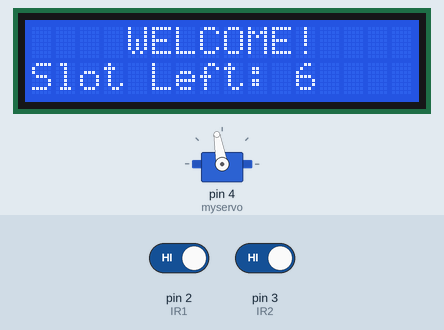
Simulated run of this sketch. Board: Arduino Uno, built with avr-gcc and run on an emulated ATmega328P. Shown: servo, 16×2 character LCD. Inputs (shaded band) come from the test bench; at power-on: pin 2 (IR1) HIGH, pin 3 (IR2) HIGH.

Above: at 3.3 s.
3.4 s: pin 2 (IR1) driven LOW
At 4.6 s:
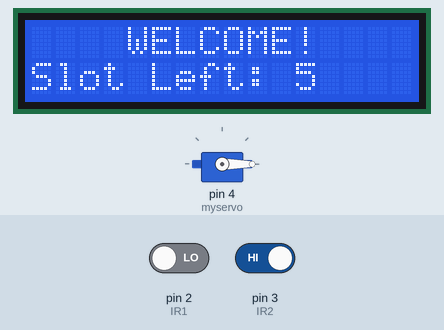
4.9 s: pin 3 (IR2) driven LOW
At 7.4 s:
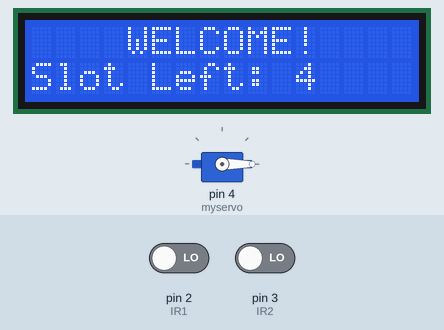
7.9 s: pin 3 (IR2) driven HIGH
At 8.9 s:
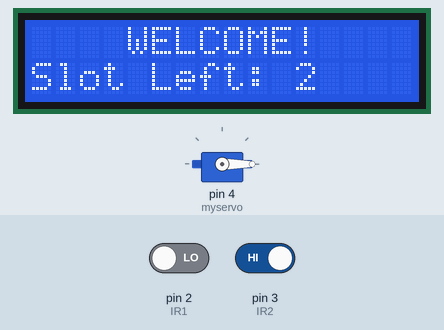
9.5 s: pin 3 (IR2) driven LOW
At 12.3 s:
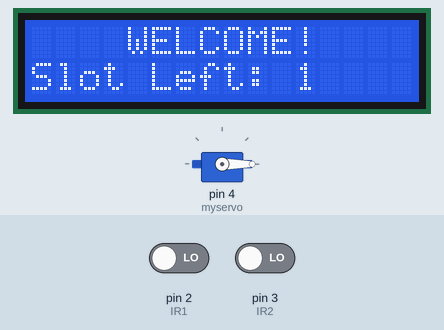
12.5 s: pin 2 (IR1) driven HIGH
14.1 s: pin 2 (IR1) driven LOW
At 16.7 s:
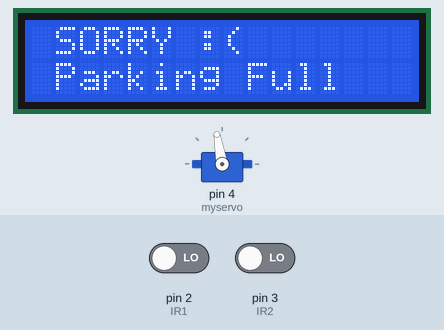
Timing chart, 0 to 18.1 s (numbered marks = the images above; inputs shaded):
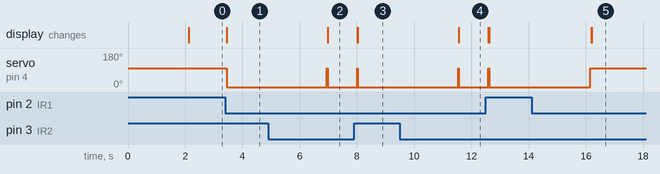

Measured:
- after the input at 3.4 s, servo on pin 4 (myservo): 100° → 0° at once; the display: changes at once (image 1)
- after the input at 4.9 s, servo on pin 4 (myservo): 0° → 100° after 2.0 s, → 0° 0.03 s later; the display: changes after 2.1 s (image 2)
- after the input at 7.9 s, servo on pin 4 (myservo): goes on until 8.0 s, then stays 0°
- after the input at 9.5 s, servo on pin 4 (myservo): 0° → 100° after 2.0 s, → 0° 0.03 s later; the display: changes after 2.1 s (image 4)
- after the input at 14.1 s, servo on pin 4 (myservo): 0° → 100° after 2.1 s; the display: first changes after 2.1 s (image 5 shows a later state)

The sketch:

Arduino-Smart-Parking.ino
```cpp
#include <Servo.h>
#include <Wire.h>
#include <LiquidCrystal_I2C.h>

// Initialize LCD and Servo
LiquidCrystal_I2C lcd(0x27, 16, 2);
Servo myservo;

// Define sensors
const int IR1 = 2;
const int IR2 = 3;

// Total and available parking slots
int totalSlots = 6; // Total number of parking slots
int availableSlots = 6; // Available parking slots

// Define flags for sensor states
bool flag1 = false;
bool flag2 = false;

void setup() {
  // Initialize the servo
  myservo.attach(4);
  myservo.write(100);

  // Initialize the LCD
  lcd.init();
  lcd.backlight();

  // Set up sensor pins
  pinMode(IR1, INPUT);
  pinMode(IR2, INPUT);

  // Initialize serial communication
  Serial.begin(9600);

  // Display startup message
  lcd.setCursor(0, 0);
  lcd.print(" ARDUINO PARKING ");
  lcd.setCursor(0, 1);
  lcd.print("     SYSTEM      ");
  delay(2000);
  lcd.clear();
}

void loop() {
  // Check the first sensor (entry)
  if (digitalRead(IR1) == LOW && !flag1) {
    if (availableSlots > 0) {
      flag1 = true;
      if (!flag2) {
        myservo.write(0);
        availableSlots--; // Decrease available slots
      }
    } else {
      displayMessage(" SORRY :( ", " Parking Full ");
    }
  }

  // Check the second sensor (exit)
  if (digitalRead(IR2) == LOW && !flag2) {
    flag2 = true;
    if (!flag1) {
      myservo.write(0);
      availableSlots++; // Increase available slots
    }
  }

  // Reset the servo after passing
  if (flag1 && flag2) {
    delay(1000);
    myservo.write(100);
    flag1 = false;
    flag2 = false;
  }

  // Update the main display
  displayStatus();
}

void displayMessage(String line1, String line2) {
  lcd.clear();
  lcd.setCursor(0, 0);
  lcd.print(line1);
  lcd.setCursor(0, 1);
  lcd.print(line2);
  delay(3000);
  lcd.clear();
}

void displayStatus() {
  lcd.setCursor(0, 0);
  lcd.print("    WELCOME!    ");
  lcd.setCursor(0, 1);
  lcd.print("Slot Left: ");
  lcd.print(availableSlots); // Display available slots
}
```
